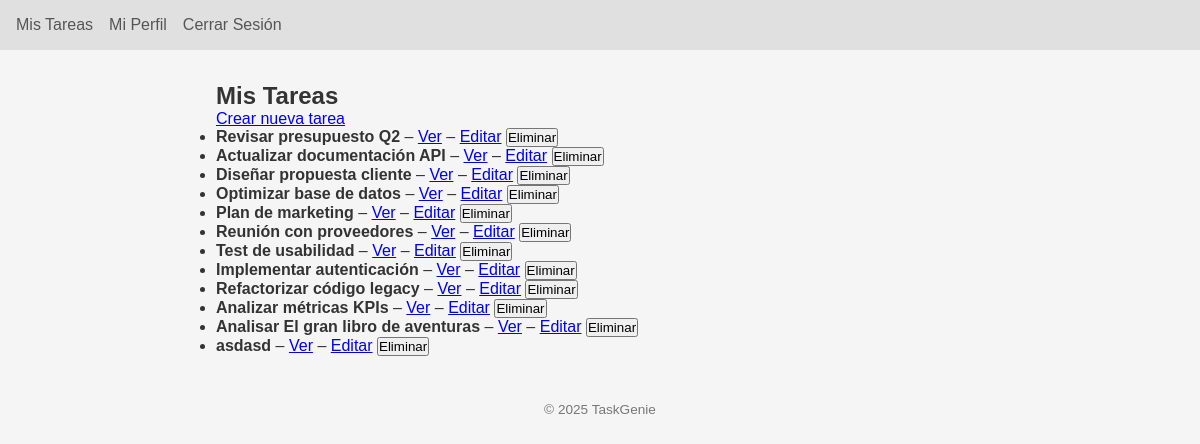
/tareas/ (signed in), run on the app's committed database.
### app/models.py (models this page shows, shortened)
class Tarea(db.Model):
    __tablename__ = "tareas"
    id               = db.Column(db.Integer, primary_key=True)
    titulo           = db.Column(db.String(100), nullable=False)
    descripcion      = db.Column(db.Text, nullable=True)
    completada       = db.Column(db.Boolean, default=False)
    fecha_creacion   = db.Column(db.Date, default=date.today)
    fecha_entrega    = db.Column(db.Date, nullable=True)
    user_id          = db.Column(db.Integer, db.ForeignKey("usuarios.id"), nullable=False)
    importancia_id   = db.Column(db.String(2), db.ForeignKey("tb_importancia.cod_id"), nullable=True)
    estado_id        = db.Column(db.String(2), db.ForeignKey("tb_estado_tarea.cod_id"), nullable=True)
    asignado_a_id    = db.Column(db.Integer, db.ForeignKey("usuarios.id"), nullable=True)
    calificacion_id  = db.Column(db.Integer, db.ForeignKey("tb_tarea_calificada.cod_id_califica"), nullable=True)
    usuario        = db.relationship(
        "Usuario",
        foreign_keys=[user_id],
        back_populates="tareas_creadas"
    )
    asignado_a     = db.relationship(
        "Usuario",
        foreign_keys=[asignado_a_id],
        back_populates="tareas_recibidas"
    )
    importancia    = db.relationship(
        "Importancia",
        back_populates="tareas"
    )
    estado         = db.relationship(
        "EstadoTarea",
        back_populates="tareas"
    )
    calificaciones = db.relationship(
        "TareaCalificada",
        back_populates="tarea",
        cascade="all, delete-orphan",
        foreign_keys="[TareaCalificada.cod_id_tarea]"
    )

### app/blueprints/tareas/routes.py (the view)
@tareas_bp.route("/", methods=["GET"])
@login_required
def listado():
    if current_user.rol == RolEnum.ALUMNO:
        tareas = Tarea.query.filter_by(asignado_a_id=current_user.id).all()
    else:
        tareas = Tarea.query.filter_by(user_id=current_user.id).all()
    return render_template("tareas/listado.html", tareas=tareas)

### app/extensions.py (called while the page is built)
@login_manager.user_loader
def load_user(user_id: str):
    from app.models import Usuario
    return db.session.get(Usuario, int(user_id))

### app/blueprints/tareas/templates/tareas/listado.html (shortened to what this page needs)
 {% extends
'base.html' %} {% block title %}Mis Tareas{% endblock %} {% block content %}
<h2>Mis Tareas</h2>
<p><a href="{{ url_for('tareas.nueva') }}">Crear nueva tarea</a></p>
<ul>
  {% for t in tareas %}
  <li>
    <strong>{{ t.titulo }}</strong>
    {% if t.completada %}(Completada){% endif %} –
    <a href="{{ url_for('tareas.detalle', tarea_id=t.id) }}">Ver</a> –
    <a href="{{ url_for('tareas.editar', tarea_id=t.id) }}">Editar</a>
    <form
      action="{{ url_for('tareas.eliminar', tarea_id=t.id) }}"
      method="post"
      style="display: inline"
    >
      <button type="submit">Eliminar</button>
    </form>
  </li>
  {% else %}
  <li>No tienes tareas aún.</li>
  {% endfor %}
</ul>
{% endblock %}

### app/static/css/style.css (style rules this page uses)
:root { --bg: #f5f5f5; --nav-bg: #e0e0e0; --text: #333; --link: #555; --link-hover: #000; --flash-info: #d9edf7; --flash-success: #dff0d8; --flash-danger: #f2dede; --flash-warning: #fcf8e3; }
* { margin: 0; padding: 0; box-sizing: border-box; font-family: Arial, sans-serif; }
body { background: var(--bg); color: var(--text); }

### data on the page
Tarea: titulo "Revisar presupuesto Q2"
Tarea: titulo "Actualizar documentación API"
Tarea: titulo "Diseñar propuesta cliente"
Tarea: titulo "Optimizar base de datos"
Tarea: titulo "Plan de marketing"
Tarea: titulo "Reunión con proveedores"
Tarea: titulo "Test de usabilidad"
Tarea: titulo "Implementar autenticación"
Tarea: titulo "Refactorizar código legacy"
Tarea: titulo "Analizar métricas KPIs"
Tarea: titulo "Analisar El gran libro de aventuras"
Tarea: titulo "asdasd"
